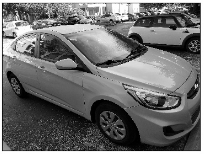
#> input picture tugas_4b/code/car.PNG, 204 x 154 px, found by its file name
$ python main.py
#> lines starting #> are read from the running program, lines starting #| are printed output that depends on the picture
import numpy as np
import cv2
from matplotlib import pyplot as plt

# img = cv2.imread('carimg.jpg', 0)
img = cv2.imread('car.png', 0)
#> img is the input picture: shape (154, 204); min 0, max 255, mean 108.9
dft = cv2.dft(np.float32(img), flags=cv2.DFT_COMPLEX_OUTPUT)
dft_shift = np.fft.fftshift(dft)

magnitude_spectrum = 20 * np.log(cv2.magnitude(dft_shift[:, :, 0], dft_shift[:, :, 1]))
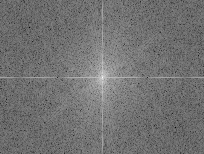
#> magnitude_spectrum: shape (154, 204) float32; min 47.48, max 300.9, mean 161.1; drawn with min black and max white

rows, cols = img.shape
#> rows = 154; cols = 204
crow, ccol = int(rows / 2), int(cols / 2)  # center
#> crow = 77; ccol = 102

# Circular HPF mask, center circle is 0, remaining all ones

mask = np.ones((rows, cols, 2), np.uint8)
r = 40
center = [crow, ccol]
#> center = [77, 102]
x, y = np.ogrid[:rows, :cols]
#> x = 154 values from 0 to 153
mask_area = (x - center[0]) ** 2 + (y - center[1]) ** 2 <= r*r
mask[mask_area] = 0

# apply mask and inverse DFT
fshift = dft_shift * mask

fshift_mask_mag = 2000 * np.log(cv2.magnitude(fshift[:, :, 0], fshift[:, :, 1]))
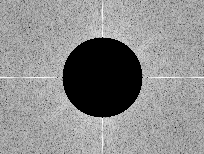
#> fshift_mask_mag: shape (154, 204) float32; 16% of the values are NaN or infinite; the others: min 4748.3, max 21492.4, mean 15733.6; drawn with min black, max white, NaN and infinite black

f_ishift = np.fft.ifftshift(fshift)
img_back = cv2.idft(f_ishift)
img_back = cv2.magnitude(img_back[:, :, 0], img_back[:, :, 1])
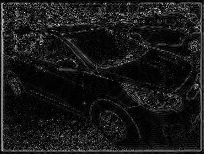
#> img_back: shape (154, 204) float32; min 17.77, max 4724087, mean 463321.1; drawn with min black and max white

plt.subplot(2, 2, 1), plt.imshow(img, cmap='gray')
plt.title('Input Image'), plt.xticks([]), plt.yticks([])
plt.subplot(2, 2, 2), plt.imshow(magnitude_spectrum, cmap='gray')
plt.title('After FFT'), plt.xticks([]), plt.yticks([])
plt.subplot(2, 2, 3), plt.imshow(fshift_mask_mag, cmap='gray')
plt.title('FFT + Mask'), plt.xticks([]), plt.yticks([])
plt.subplot(2, 2, 4), plt.imshow(img_back, cmap='gray')
plt.title('After FFT Inverse'), plt.xticks([]), plt.yticks([])
plt.show()
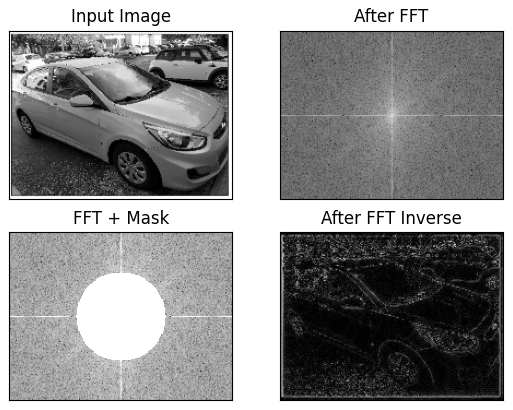
#> figure drawn by matplotlib, 4 panels
